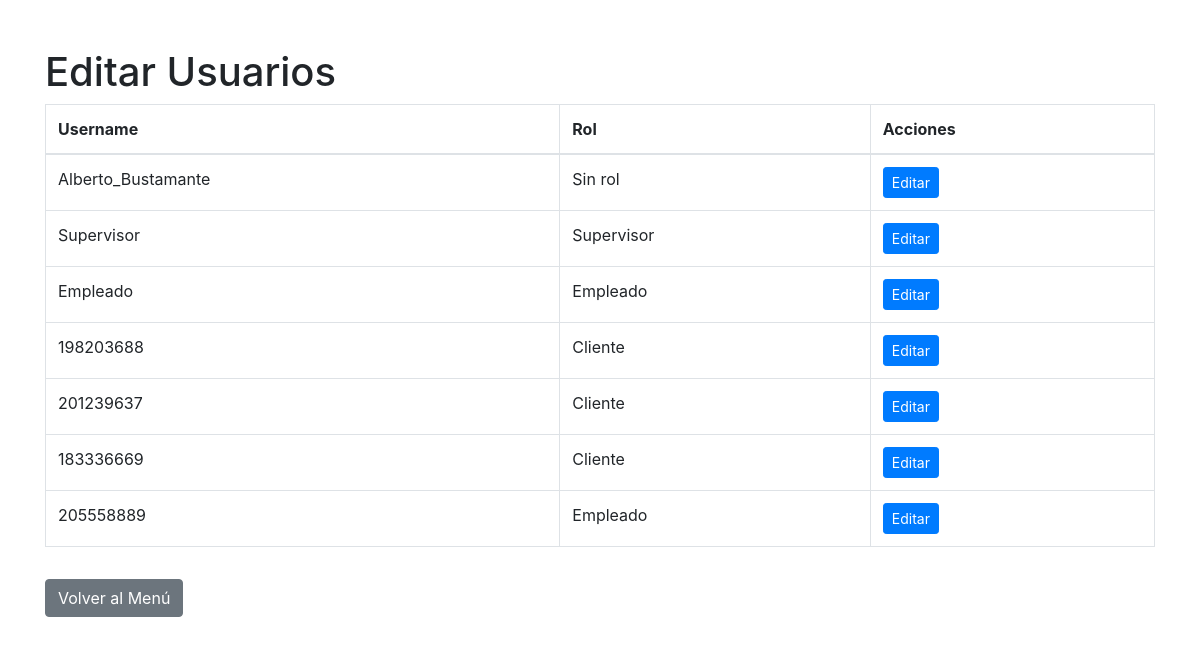
Before: /edit_user/ with the older database file.
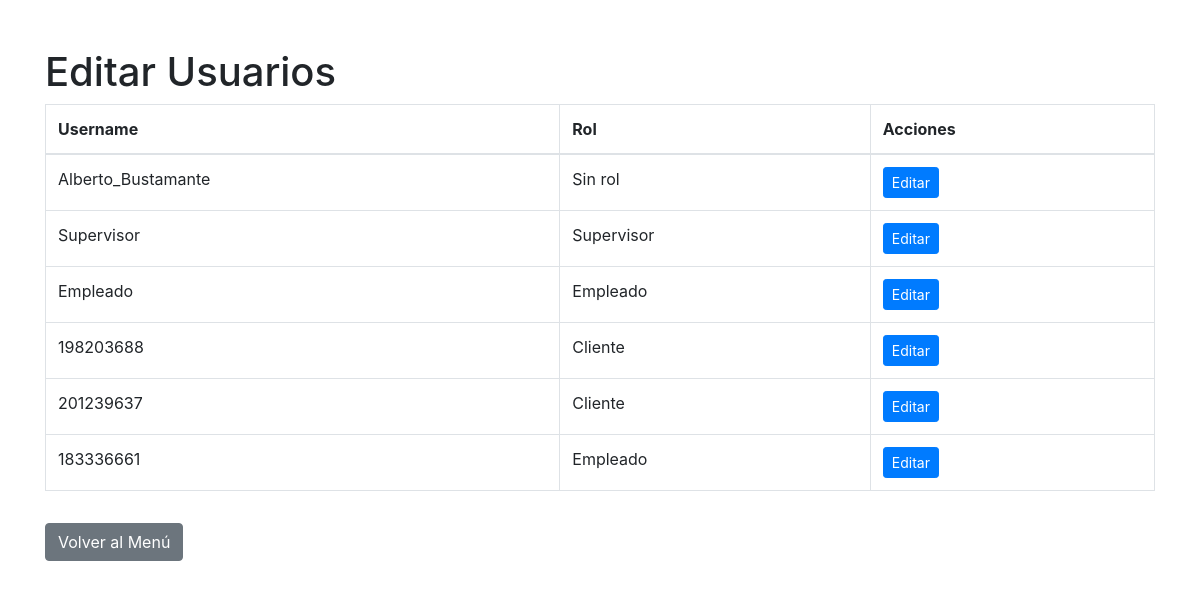
After: the same page with the newer database file.
### hotelpacific/models.py (models this page shows, shortened)
class Usuario(AbstractUser):
    ESTADO_CHOICES = [
        ('Activo', 'Activo'),
        ('Inactivo', 'Inactivo')
    ]
    rol = models.ForeignKey(Rol, on_delete=models.SET_NULL, null=True)  # Clave foránea a Rol
    estado = models.CharField(max_length=20, choices=ESTADO_CHOICES)

class Rol(models.Model):
    descripcion_rol = models.CharField(max_length=255)

### hotelpacific/views.py (the view, shortened to what this page needs)
# urls.py: path('edit_user/', views.edit_user, name='edit_user'),  # Página principal que lista todos los usuarios
def edit_user(request, id=None):
    users = Usuario.objects.all()
    user = None
    form = None
    context = {
        'users': users,
        'form': form,
        'user': user
    }
    return render(request, 'edit_user.html', context)

### hotelpacific/templates/edit_user.html (shortened to what this page needs)
<!DOCTYPE html>
<html lang="es">
<head>
    <link rel="stylesheet" href="https://stackpath.bootstrapcdn.com/bootstrap/4.5.2/css/bootstrap.min.css">
</head>
<body>
    <div class="container mt-5">
        <h1>Editar Usuarios</h1>
        <table class="table table-bordered">
            <thead>
                <tr>
                    <th>Username</th>
                    <th>Rol</th>
                    <th>Acciones</th>
                </tr>
            </thead>
            <tbody>
                {% for u in users %}
                <tr>
                    <td>{{ u.username }}</td>
                    <td>
                        {% if u.rol %}
                            {{ u.rol.descripcion_rol }}
                        {% else %}
                            Sin rol
                        {% endif %}
                    </td>
                    <td>
                        <a href="{% url 'edit_user' u.id %}" class="btn btn-primary btn-sm">Editar</a>
                    </td>
                </tr>
                {% endfor %}
            </tbody>
        </table>
        <a href="{% url 'admin_menu' %}" class="btn btn-secondary mt-3">Volver al Menú</a>
    </div>
</body>
</html>

Changed rows visible on the page:
removed Usuario: username "205558889", rol.descripcion_rol "Empleado"
changed Usuario (number 6 of 6 on the later page): username "183336669" → "183336661"; rol.descripcion_rol "Cliente" → "Empleado"
